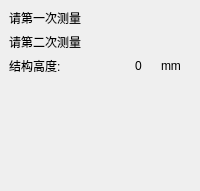
        <widget class="QWidget" name="pageJGGD">
         <property name="toolTip">
          <string>结构高度测量</string>
         </property>
         <layout class="QVBoxLayout" name="verticalLayout_20">
          <property name="leftMargin">
           <number>0</number>
          </property>
          <property name="topMargin">
           <number>0</number>
          </property>
          <property name="rightMargin">
           <number>0</number>
          </property>
          <property name="bottomMargin">
           <number>0</number>
          </property>
          <item>
           <widget class="QWidget" name="widget_8" native="true">
            <property name="toolTip">
             <string>结构高度测量</string>
            </property>
            <layout class="QVBoxLayout" name="verticalLayout_18">
             <item>
              <widget class="QLabel" name="widget_JGGD_1">
               <property name="text">
                <string>请第一次测量</string>
               </property>
              </widget>
             </item>
             <item>
              <widget class="QLabel" name="widget_JGGD_2">
               <property name="text">
                <string>请第二次测量</string>
               </property>
              </widget>
             </item>
             <item>
              <widget class="QWidget" name="widget_JGGD_3" native="true">
               <layout class="QVBoxLayout" name="verticalLayout_19">
                <property name="leftMargin">
                 <number>0</number>
                </property>
                <property name="topMargin">
                 <number>0</number>
                </property>
                <property name="rightMargin">
                 <number>0</number>
                </property>
                <property name="bottomMargin">
                 <number>0</number>
                </property>
                <item>
                 <layout class="QHBoxLayout" name="horizontalLayout_30">
                  <item>
                   <widget class="QLabel" name="label_65">
                    <property name="minimumSize">
                     <size>
                      <width>120</width>
                      <height>0</height>
                     </size>
                    </property>
                    <property name="maximumSize">
                     <size>
                      <width>80</width>
                      <height>16777215</height>
                     </size>
                    </property>
                    <property name="text">
                     <string>结构高度:</string>
                    </property>
                   </widget>
                  </item>
                  <item>
                   <widget class="QLabel" name="lbl_JGGD_JGGD">
                    <property name="text">
                     <string>0</string>
                    </property>
                   </widget>
                  </item>
                  <item>
                   <widget class="QLabel" name="label_66">
                    <property name="minimumSize">
                     <size>
                      <width>30</width>
                      <height>0</height>
                     </size>
                    </property>
                    <property name="maximumSize">
                     <size>
                      <width>20</width>
                      <height>16777215</height>
                     </size>
                    </property>
                    <property name="text">
                     <string>mm</string>
                    </property>
                   </widget>
                  </item>
                 </layout>
                </item>
               </layout>
              </widget>
             </item>
             <item>
              <spacer name="verticalSpacer_7">
               <property name="orientation">
                <enum>Qt::Vertical</enum>
               </property>
               <property name="sizeHint" stdset="0">
                <size>
                 <width>20</width>
                 <height>107</height>
                </size>
               </property>
              </spacer>
             </item>
            </layout>
           </widget>
          </item>
         </layout>
        </widget>
